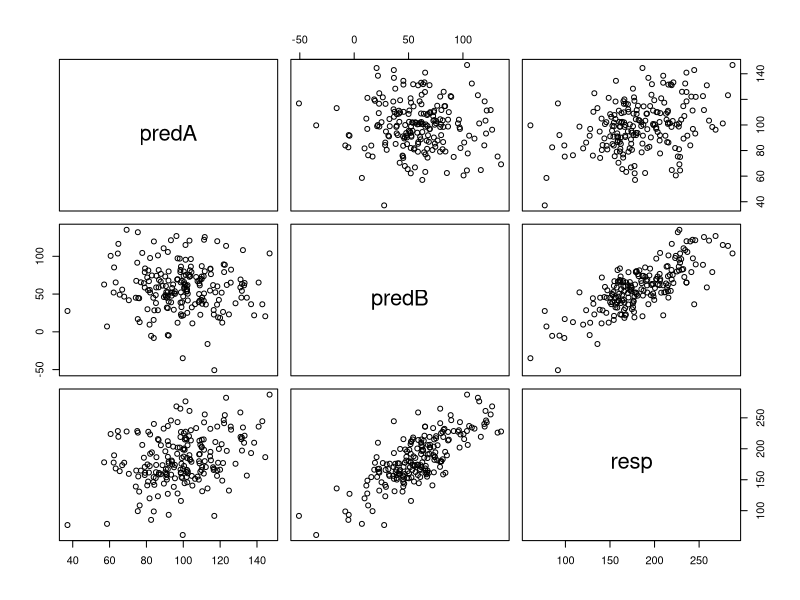
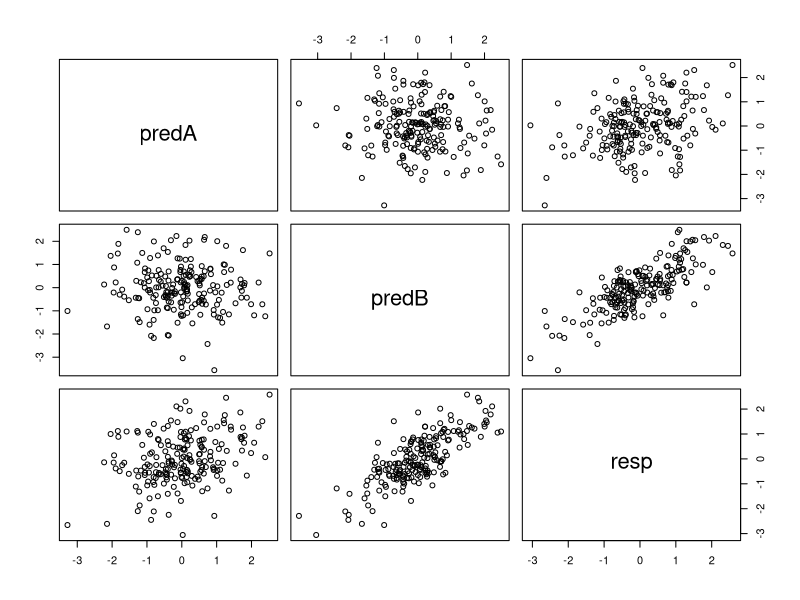

The R source for these figures, in order:
### Stats with R Exercise sheet 10

##########################
#Week 11: Model Selection, Transformations, Power
##########################


## This exercise sheet contains the exercises that you will need to complete and 
## submit by 23:55 on Sunday, January 20. Write the code below the questions. 
## If you need to provide a written answer, comment this out using a hashtag (#). 
## Submit your homework via moodle.
## You are allowed to work together in group up to three students, but everybody 
## needs to submit the group version of the homework via moodle.


## Please write below your (and your teammates) name, matriculation number. 
## Name:
## Matriculation number:

#Muhammad Hamza jamil  2572890
#Fahad Aslam   2572848
#Thorsten Schamper 2542447

## Change the name of the file by adding your matriculation numbers
## (exercise0N_firstID_secondID_thirdID.R)

###########################################################################################
###########################################################################################


#Play around with the simulation code. The code simulates how a dataset may be generated. 
#The advantage over using a real data set is that we know exactly how the data was generated, 
#and can observe whether the model manages to correctly identify the original model structure and coefficients.
# IMPORTANT! Run each model simulation code several times to see how stable the results are -- this is necessary
#because we are sampling the data randomly, so it could be that we sometimes get more or less "lucky" draws.

library(lme4)
library(car)

n <- 200 # number of observations to be simulated
predA <- rnorm(n, 100, 20)
predB <- rnorm (n, 60, 30)
interact <- 0.002*(predA*predB)
error <- rnorm (n, 0, 20)

resp <- 25 + predA + 1.2*predB - interact + error
d <- data.frame(predA, predB, resp)

# 1. Write down what values you would hope for the model to estimate in the ideal case:
## a)intercept= 25
## b)predA= 1
## c)predB= 1.2
## d)predA:predB = 0

 m1<- lm(resp~predA*predB, data=d)
# Ignore the warning message about rescaling for now, we'll get to that below.
summary(m1)  
# 2. Can the model recover the original model structure and estimate correct coefficients for the predictors?
## Yes running multiple simulations we see that the coefficients are kind of the same.
# 3. What happens if you change the number of subjects?
## with more subjects we can see that the value for intercept is either too high or too low.
## the other values are still rather good.
# 4. What happens if you change the variance of the error term?
## If we increase the variance of the error value by a significant amount, like 100 for example, we will see that the error is
## too big and we can no longer recover the original. If we choose a small variance for the error we have the
## exact recover of the original.
# 5. What happens if you change the effect sizes?
## Neither an increase nor a decrease of the effect size will produce a good recovery of the original model.

# Next, we want to observe the effect of scaling the predictors. 
# By hand, we could do: normpredA <- (predA - mean(predA)) / sd(predA)
# this is the same as calling "normpredA <- scale(predA)"
# we can do this for the whole data frame:
nd <- as.data.frame(scale(d))
plot(d)
plot(nd)
sm1<- lm(resp~predA*predB, data=nd)
summary(sm1)
vif(m1)
vif(sm1)
# 6. Are the predictors currently correlated? What does the vif value mean?
## no the two predictor are not correlated at all.
## the VIF tells us how much higher the variance are if predA and predB are correlated
## compared to when they are not. In our case we see that the scaled model has rather high
## variance when correlated.

# 7. Check whether normalization also has a large effect when there is no interaction present in the model
sm2<- lm(resp~predA+predB, data=nd)
m2<- lm(resp~predA+predB, data=d)
summary(sm2)
summary(m2)
vif(m2)
vif(sm2)
## in terms of the variance inflating factor there is now no difference between the scaled and the non-scaled model

# 8. Try out what happens if there was originally no interaction in the data.
mni<- lm(resp~predA+predB, data=d)
summary(mni)
## without the interaction between the predictors we still get a rather good recovery of the coefficients.

#Next, we want to calculate interpretable estimates

names(sm1)
coef(sm1)

 denormPredA <- coef(sm1)[2] *sd(d$resp)/ sd(d$predA) 
 # normpredA <- (predA - mean(predA)) / sd(predA)
 denormPredA
#    predA 
# 0.9635143 
 
# 10. Explain in your own words, why the denormalization for predictor A works this way.
 
 #Dividing the sd of the response by the sd of the predictor it gave us factor
 # that will leads the normalized value towards original value of curve.

denormPredB <- coef(sm1)[3] * sd(d$resp)/ sd(d$predB)
 denormPredB
# expected: 1.2

 denormIntercept<-coef(sm1)[1] * sd(d$resp)+mean(d$resp)-
 (denormPredA*mean(d$predA) + denormPredB* mean(d$predB))
 denormIntercept
# expected: 25

denormInteract <- coefficients(sm1)[4] / (sd(d$predA)*sd(d$predB)) * sd(d$resp)
denormInteract


# Next, we create correlated variables 
n <- 200 # number of observations to be simulated
predA <- rnorm(n, 100, 20)
predB<- rnorm (n, 60, 30)
predC <- -1* predA + rnorm(n,0,10)
error <- rnorm (n, 0, 30)
respcor <- 25 + predA + 3* predB+ 2*predC - (0.02*(predA*predC)) + error
d2<-data.frame(predA, predB, predC, respcor)
summary(lm(respcor ~ predA * predC + predB, data=d2))

sd2 <-as.data.frame(scale(d2))
summary(lm(respcor ~ predA * predC + predB, data=sd2))

# 11. What do you observe regarding the results from the models? Do the models obtain the same or different results 
# with / without normalization?
## Both models have the same residuals(but scaled) as well as standard error and R-squared. But the coefficients are different.

# 12. Denormalize the coefficients.
model<-lm(respcor ~ predA * predC + predB, data=d2)
denorm_PredA <- coef(model)[2] *sd(d2$respcor)/ sd(d2$predA) 
denorm_PredA
#predA 
#5.837491
denorm_PredB <- coef(model)[4] *sd(d2$respcor)/ sd(d2$predB) 
denorm_PredB
#predB 
#12.72507
denorm_PredC <- coef(model)[3] *sd(d2$respcor)/ sd(d2$predC) 
denorm_PredC
#predC 
#10.15479
denorm_Interact <- coefficients(model)[5] / (sd(d2$predA)*sd(d2$predC)) * sd(d2$respcor)
denorm_Interact
#predA:predC 
#-0.004505686
denorm_Intercept<-coef(model)[1] * sd(d2$respcor)+mean(d2$respcor)-
  (denorm_PredA*mean(d2$predA) + denorm_PredB* mean(d2$predB) + denorm_PredC* mean(d2$predC))
denorm_Intercept
#(Intercept) 
#1787.861 
 
# Finally, we will generate repeated measures!
# For this, we will use the dataframe d; for simplicity of interpretation, we will do no normalization here.
n<-400
predA <- rnorm(n, 100, 20)
predB <- rnorm (n, 60, 30)
error <- rnorm (n, 0, 30)
subjno <- 20 #number of subjects; 
itemno<- 20 # number of items;
subj<-as.factor(rep(1:subjno,itemno))
item<-as.factor(rep(1:itemno, each=subjno))
lmerd <- data.frame(predA, predB, resp, subj, item)
# basic data frame done; now on to by subject and by item random effects:
subjid<-as.factor(1:subjno)
subjint<- rnorm(subjno, 0, 8)
subjeffdf<-data.frame(subjid, subjint)
itemid<-as.factor(1:itemno)
itemint<-rnorm(itemno, 0, 4)
itemeffdf<-data.frame(itemid, itemint)
newd <- merge(lmerd, itemeffdf, by.x="item", by.y="itemid")
newd<- merge(newd, subjeffdf, by.x="subj", by.y = "subjid")
lmerd <- newd
# add by-subject and by-item effects here!
lmerd$respr <- 25+newd$subjint + newd$itemint + newd$predA + 1.2*newd$predB + error

m0<-lm(respr ~ predA + predB , data=lmerd)
summary(m0)
m1<-lmer(respr ~ predA + predB + (1|subj) + (1| item), data=lmerd)
summary(m1)

lmerd$resp <- 25 + newd$predA + 1.2*newd$predB + error
m2<-lmer(resp ~ predA + predB + (1|subj) + (1| item), data=lmerd)
summary(m2)

#13. Explain the difference between models m0 m1 and m2

#in model m0, we used fixed effect predictors,
#in m1 we used fix and random predictors, 
#in m2 we used both as well as scaled value of the response to construct the model

#14. Play around with the size of the by item and by subject effects (here: intercepts only)


#15. Generate the data such that subjects differ in terms of how much predictor A affects them.
n <- 200 # number of observations to be simulated
predA <- rnorm(n, 100, 20)
predB <- rnorm (n, 60, 30)
interact <- 0.002*(predA*predB) 
error <- rnorm (n, 0, 30)
resp <- 25 + predB + 1.2*predA - interact + error
# then build a mixed effects model that includes a random slope for subjects.
mem<-lmer(resp ~ predA+ (1|subj) , data=lmerd)

#16. Then build a mixed effects model that includes a random slope for subjects.

mem<-lmer(resp ~ predA+ (1|subj) , data=lmerd)
summary(mem)


